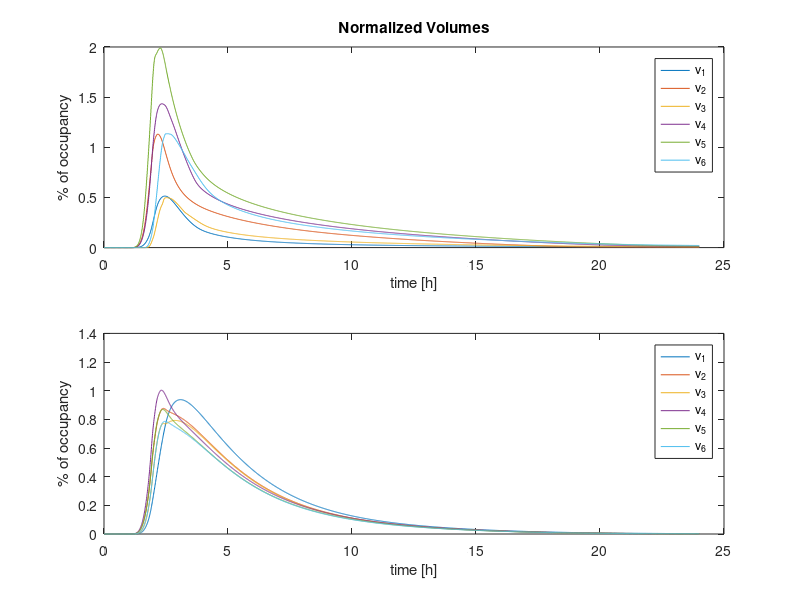
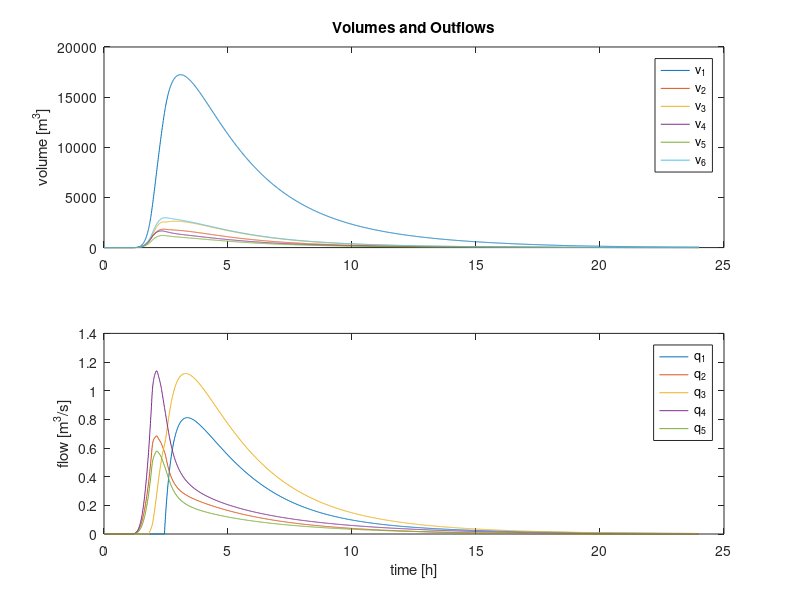

Reproduce these figures in MATLAB, in order.
%% Control Based on differential Games
% Este archivo resuelve el problema de volumenes normalizados en la red de
% convergencia mediante un juego diferencial.
clear all
close all
clc

load('Parametros.mat'); %Cargamos las variables de lluvia del problema

% Primero obtenemos el resultado sin control.
vmax(6) = vmax(6)/2;
for i = 1:size(Volumes,1)
    V_normalized(i,:) = Volumes(i,:)./(vmax);
end
% Definimos las variables del problema
T = 1;               % Esta variable es el horizonte de prediccion en horas
tspan = t;           % Tiempo de simulacion definido en SWMM
x0 = zeros(6,1);     % Los tanques empiezan descargados
vmax = vmax/3600;    % El 3600 es por la integración utilizada

a1 = -0;
a2 = -0;
a3 = -0;
a4 = -0;
a5 = -0;
a0 = -K(6);          % Aqui es necesario añadir el K del último tanque

A = 3600*diag([a1 a2 a3 a4 a5 a0]); % K fue calculado en segundos, por eso el 3600
B = [-1 0 0 0 0; 
     0 -1 0 0 0; 
     1 1 -1 0 0;
     0 0 0 -1 0; 
     0 0 0 0 -1; 
     0 0 1 1 1]; % Esta matriz contiene la interaccion entre tanques, recordar el grafo.
B1 = B(:,1);     % Estos vectores serán los vectores de entrada de cada uno de los agentes.
B2 = B(:,2);
B3 = B(:,3);
B4 = B(:,4);
B5 = B(:,5);

% Empezamos el differential Game. Todo es sacado de Dynamic Optimization and LQ Differential Games
Q1 = 50*[1 0 -1 0 0 0; 0 0 0 0 0 0; -1 0 1 0 0 0; 0 0 0 0 0 0; 0 0 0 0 0 0; 0 0 0 0 0 0];
Q2 = 50*[0 0 0 0 0 0; 0 1 -1 0 0 0; 0 -1 1 0 0 0; 0 0 0 0 0 0; 0 0 0 0 0 0; 0 0 0 0 0 0];
Q3 = 50*[0 0 0 0 0 0; 0 0 0 0 0 0; 0 0 1 0 0 -1; 0 0 0 0 0 0; 0 0 0 0 0 0; 0 0 -1 0 0 1];
Q4 = 50*[0 0 0 0 0 0; 0 0 0 0 0 0; 0 0 0 0 0 0; 0 0 0 1 0 -1; 0 0 0 0 0 0; 0 0 0 -1 0 1];
Q5 = 50*[0 0 0 0 0 0; 0 0 0 0 0 0; 0 0 0 0 0 0; 0 0 0 0 0 0; 0 0 0 0 1 -1; 0 0 0 0 -1 1];

R1 = 1;
R2 = 1;
R3 = 1;
R4 = 1;
R5 = 1;

S1 = B1*inv(R1)*B1';
S2 = B2*inv(R2)*B2';
S3 = B3*inv(R3)*B3';
S4 = B4*inv(R4)*B4';
S5 = B5*inv(R5)*B5';

D = [A' zeros(size(A)) zeros(size(A)) zeros(size(A)) zeros(size(A)); 
     zeros(size(A)) A' zeros(size(A)) zeros(size(A)) zeros(size(A));
     zeros(size(A)) zeros(size(A)) A' zeros(size(A)) zeros(size(A));
     zeros(size(A)) zeros(size(A)) zeros(size(A)) A' zeros(size(A));
     zeros(size(A)) zeros(size(A)) zeros(size(A)) zeros(size(A)) A']; 

S = [S1 S2 S3 S4 S5];

Q = [Q1; Q2; Q3; Q4; Q5];

M = [A -S1 -S2 -S3 -S4 -S5; 
     -Q1 -A' zeros(size(A)) zeros(size(A)) zeros(size(A)) zeros(size(A)); 
     -Q2 zeros(size(A)) -A' zeros(size(A)) zeros(size(A)) zeros(size(A));
     -Q3 zeros(size(A)) zeros(size(A)) -A' zeros(size(A)) zeros(size(A));
     -Q4 zeros(size(A)) zeros(size(A)) zeros(size(A)) -A' zeros(size(A));
     -Q5 zeros(size(A)) zeros(size(A)) zeros(size(A)) zeros(size(A)) -A'];
        
P = zeros(size(A,1)*size(A,1),size(A,1)*size(A,2));
P(1:size(A,1),1:size(A,2)) = eye(size(A,1));

Q_ = [zeros(size(A,1),size(A,1)*size(A,2));
      -Q1 eye(size(A,1)) zeros(size(A,1),size(A,2)) zeros(size(A,1),size(A,2)) zeros(size(A,1),size(A,2)) zeros(size(A,1),size(A,2));
      -Q2 zeros(size(A,1),size(A,2)) eye(size(A,1)) zeros(size(A,1),size(A,2)) zeros(size(A,1),size(A,2)) zeros(size(A,1),size(A,2));
      -Q3 zeros(size(A,1),size(A,2)) zeros(size(A,1),size(A,2)) eye(size(A,1)) zeros(size(A,1),size(A,2)) zeros(size(A,1),size(A,2));
      -Q4 zeros(size(A,1),size(A,2)) zeros(size(A,1),size(A,2)) zeros(size(A,1),size(A,2)) eye(size(A,1)) zeros(size(A,1),size(A,2));
      -Q5 zeros(size(A,1),size(A,2)) zeros(size(A,1),size(A,2)) zeros(size(A,1),size(A,2)) zeros(size(A,1),size(A,2)) eye(size(A,1))];

% Ahora empezamos a resolver el sistema      
x = zeros(size(A,1),length(tspan));
x(:,1) = x0;

for i = 1:length(tspan)-1
	[i length(tspan)-1]
    
	y_0 = (P + Q_*expm(T*M))\[x(:,i);zeros(5*size(A,1),1)];

	u1 = max(0,-inv(R1)*B1'*y_0((1*size(A,1)+1:2*size(A,1)),1));
	u2 = max(0,-inv(R2)*B2'*y_0((2*size(A,1)+1:3*size(A,1)),1));
	u3 = max(0,-inv(R3)*B3'*y_0((3*size(A,1)+1:4*size(A,1)),1));
	u4 = max(0,-inv(R4)*B4'*y_0((4*size(A,1)+1:5*size(A,1)),1));
	u5 = max(0,-inv(R5)*B5'*y_0((5*size(A,1)+1:6*size(A,1)),1));
    
	x(:,i+1) = x(:,i) + dt*(A*x(:,i) + (B1*u1 + B2*u2 + B3*u3 + B4*u4 + B5*u5) + [inflows(i,1) inflows(i,2) 0 inflows(i,3) inflows(i,4) 0]')./vmax';
    U(i,:) = [u1 u2 u3 u4 u5].*vmax(1,end-1);
    v(i,:) = x(:,i).*vmax';
end

%% Plots
figure
subplot(2,1,2)	
plot(t',x')
legend(['v_1'; 'v_2'; 'v_3'; 'v_4'; 'v_5';'v_6']);
ylabel('% of occupancy')
xlabel('time [h]')
subplot(2,1,1)
stairs(t,V_normalized)
legend(['v_1'; 'v_2'; 'v_3'; 'v_4'; 'v_5';'v_6']);
xlabel('time [h]')
ylabel('% of occupancy')
title('Normalized Volumes')

figure
subplot(2,1,1)
plot(t(1:end-1),3600*v)
legend(['v_1'; 'v_2'; 'v_3'; 'v_4'; 'v_5';'v_6']);
ylabel('volume [m^3]')
title('Volumes and Outflows')
subplot(2,1,2)
stairs(t(1:end-1),U)
legend(['q_1'; 'q_2'; 'q_3'; 'q_4'; 'q_5']);
xlabel('time [h]')
ylabel('flow [m^3/s]')